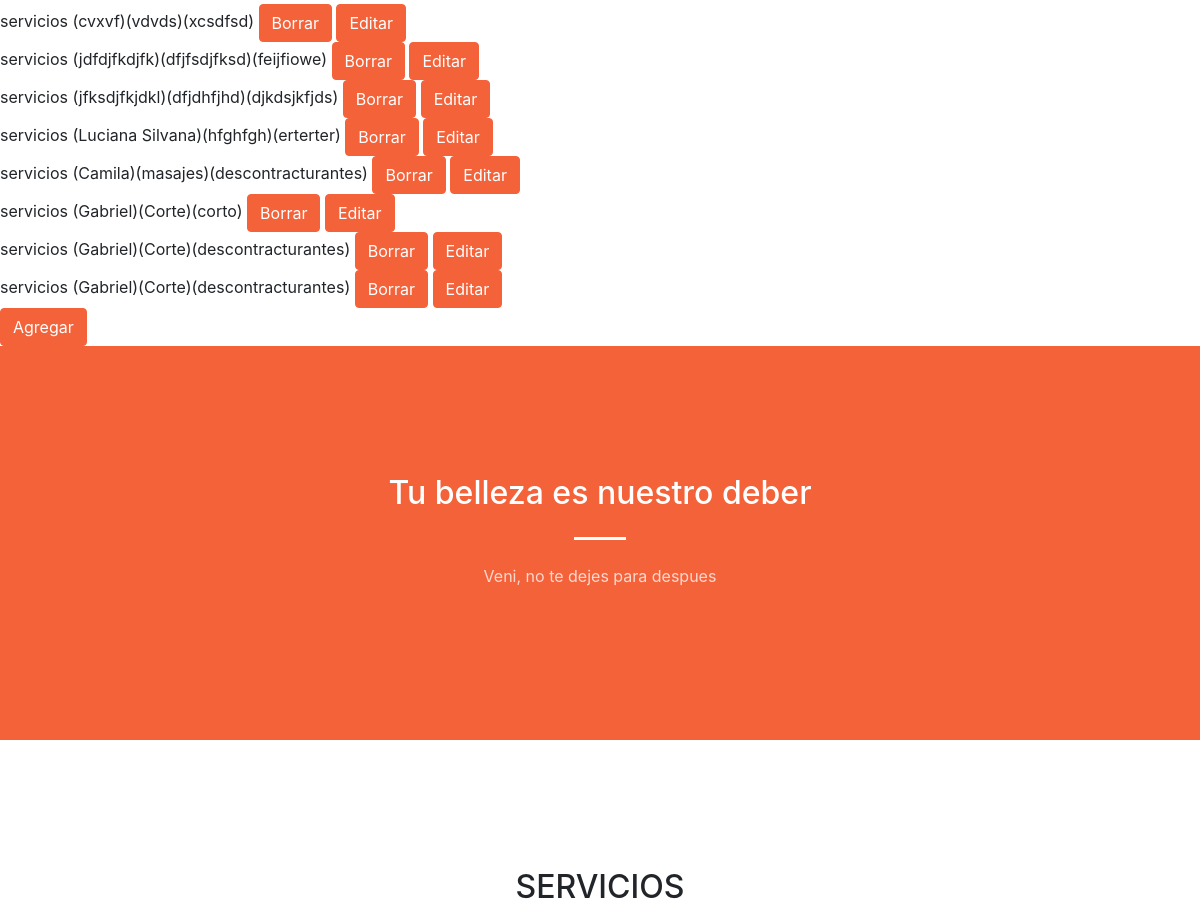
The app's page /inicio/servicios (middle part), older data.
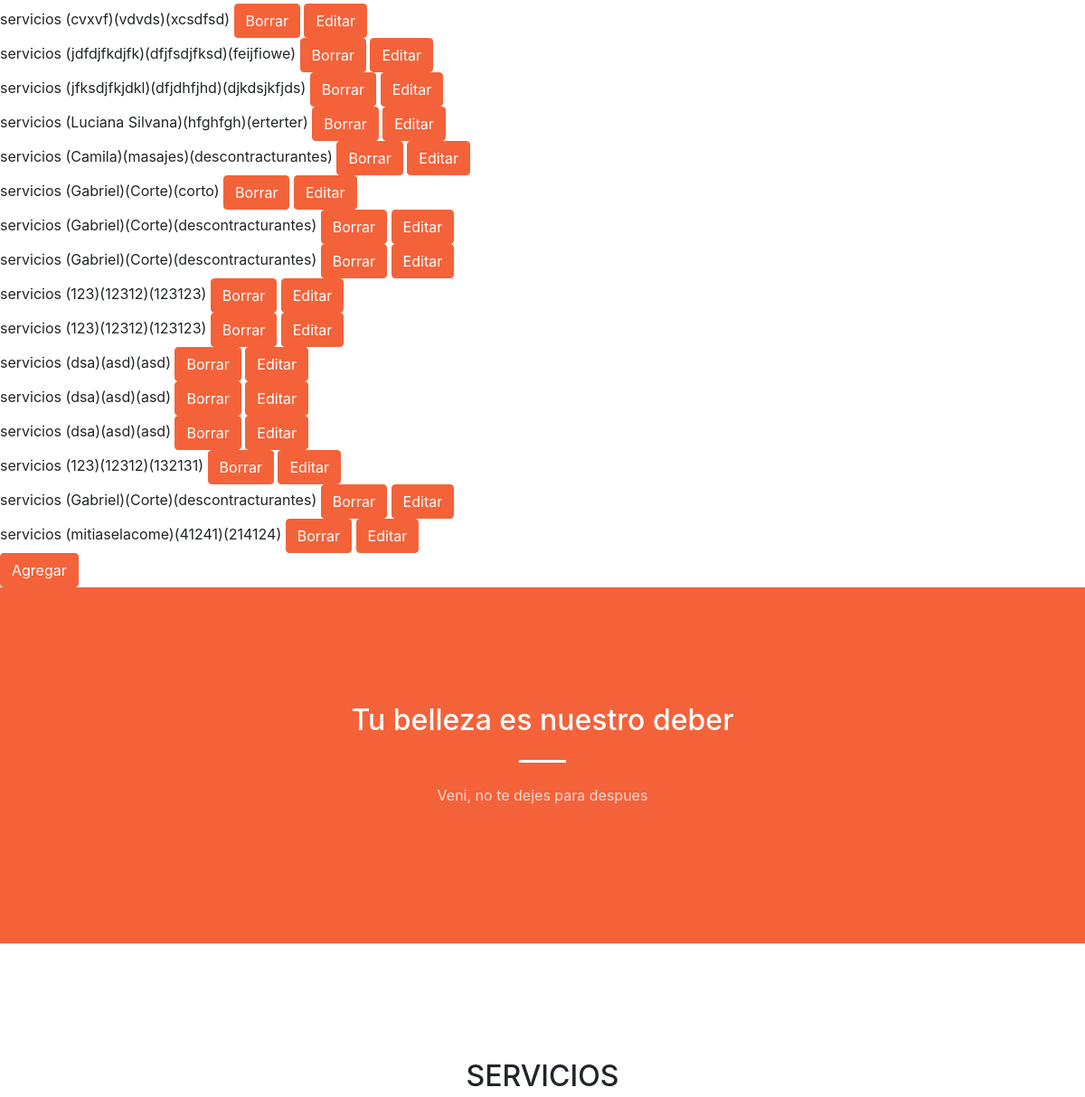
The same page, newer data.
### AppCoder/models.py (models this page shows)
class Servicios(Model):
    nombre = CharField(max_length=40)
    servicio = CharField(max_length=40)
    detalleDeServicio = CharField(max_length=40)
    def __str__ (self) -> str: #formulario
        return f'servicios ({self.nombre})({self.servicio})({self.detalleDeServicio})'

### AppCoder/views.py (the view)
# urls.py: path('servicios', ServiciosListView.as_view(), name='servicios'),
class ServiciosListView(AvatarView, ListView):
     model =  Servicios
     template_name = "AppCoder/servicios.html"
     context_object_name = 'servicios'

### AppCoder/views.py (called while the page is built)
      def get_context_data(self, **kwargs):
          contexto = super().get_context_data(**kwargs)
          if self.request.user.is_authenticated:
              contexto['avatar_url'] = Avatar.objects.filter(user=self.request.user).last().imagen.url
          return contexto

### templates/AppCoder/servicios.html (shortened to what this page needs)
{% extends 'AppCoder/padre.html' %}
{% block contenidoQueCambia %}
    {% for servicios in servicios %}
         {{ servicios }}
         <a class="btn btn-primary" href="{% url 'servicios_delete' servicios.id %}">Borrar</a>
         <a class="btn btn-primary" href="{% url 'servicios_update' servicios.id %}">Editar</a>
          <br>
    {% endfor %}
    <a class="btn btn-primary" href="{% url 'servicios_formulario' %}">Agregar</a>
{% endblock %}

Row changes from the older to the newer data that the page shows:
added Servicios: nombre+servicio+detalleDeServicio "servicios (123)(12312)(123123)"
added Servicios: nombre+servicio+detalleDeServicio "servicios (123)(12312)(123123)"
added Servicios: nombre+servicio+detalleDeServicio "servicios (dsa)(asd)(asd)"
added Servicios: nombre+servicio+detalleDeServicio "servicios (dsa)(asd)(asd)"
added Servicios: nombre+servicio+detalleDeServicio "servicios (dsa)(asd)(asd)"
added Servicios: nombre+servicio+detalleDeServicio "servicios (123)(12312)(132131)"
added Servicios: nombre+servicio+detalleDeServicio "servicios (Gabriel)(Corte)(descontracturantes)"
added Servicios: nombre+servicio+detalleDeServicio "servicios (mitiaselacome)(41241)(214124)"
